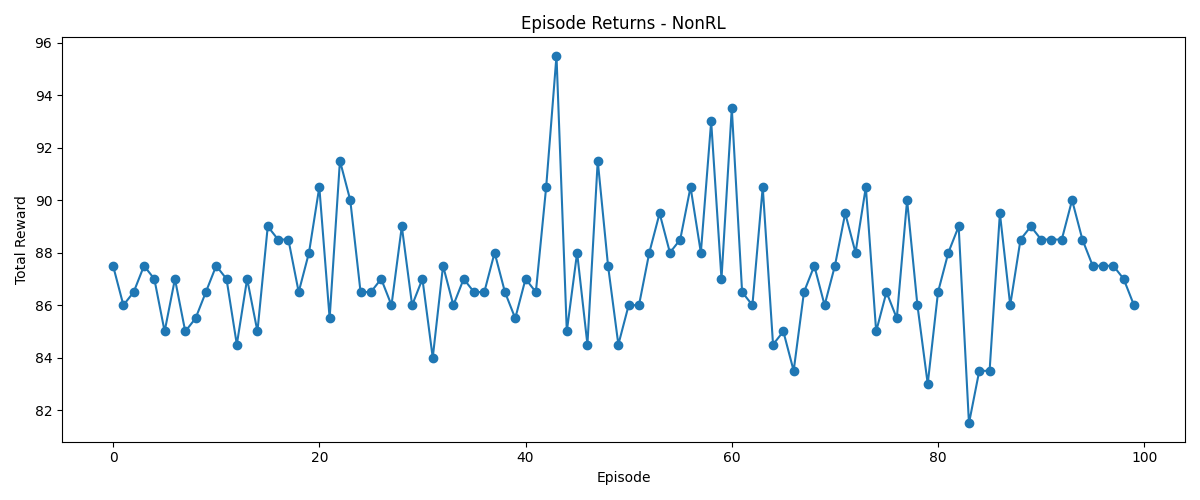

Write the Python code that produced this figure.
import os
import gymnasium
import aisd_examples
import matplotlib.pyplot as plt
import numpy as np
from config import ENV_NAME, EPISODES

def choose_action(position):
    # Position: Left 1, Center 0, Right 2, 
    # Not Detected 3
    # Action: Left 1, Right 2, No Movement 0
    if position == 3:
        return 0  
    else:
        return position  
    
def run_non_rl(render=False):
    env = gymnasium.make(ENV_NAME)
    episodes = EPISODES
    episode_returns = []

    for episode in range(episodes):
        obs, _ = env.reset()
        total_reward = 0
        done = False

        while not done:
            os.system('clear')
            print("Running Non-RL...")
            print(f"Episode {episode+1}: Return = {total_reward:.3f}")
            state = int(np.argmax(obs))
            action = choose_action(state)
            print(f"Ball Position is at {state}, action made is {action}")

            obs, reward, terminated, truncated, info = env.step(action)
            done = terminated or truncated
            total_reward += reward

        episode_returns.append(total_reward)

    env.close()

    # Plot results
    plt.figure(figsize=(12, 5))

    plt.plot(range(episodes), episode_returns, marker='o', linestyle='-')
    plt.xlabel("Episode")
    plt.ylabel("Total Reward")
    plt.title("Episode Returns - NonRL")

    plt.tight_layout()
    plt.savefig("nonrl.png") 
    plt.show()